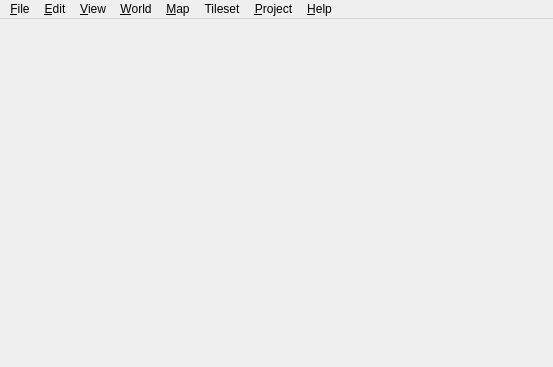
<?xml version="1.0" encoding="UTF-8"?>
<ui version="4.0">
 <class>MainWindow</class>
 <widget class="QMainWindow" name="MainWindow">
  <property name="geometry">
   <rect>
    <x>0</x>
    <y>0</y>
    <width>553</width>
    <height>367</height>
   </rect>
  </property>
  <property name="acceptDrops">
   <bool>true</bool>
  </property>
  <property name="dockOptions">
   <set>QMainWindow::AllowNestedDocks|QMainWindow::AllowTabbedDocks|QMainWindow::AnimatedDocks</set>
  </property>
  <widget class="QWidget" name="centralWidget">
   <layout class="QVBoxLayout" name="verticalLayout">
    <property name="leftMargin">
     <number>0</number>
    </property>
    <property name="topMargin">
     <number>0</number>
    </property>
    <property name="rightMargin">
     <number>0</number>
    </property>
    <property name="bottomMargin">
     <number>0</number>
    </property>
   </layout>
  </widget>
  <widget class="QMenuBar" name="menuBar">
   <property name="geometry">
    <rect>
     <x>0</x>
     <y>0</y>
     <width>553</width>
     <height>23</height>
    </rect>
   </property>
   <widget class="QMenu" name="menuFile">
    <property name="title">
     <string>&amp;File</string>
    </property>
    <widget class="QMenu" name="menuRecentFiles">
     <property name="title">
      <string>&amp;Recent Files</string>
     </property>
     <property name="icon">
      <iconset resource="tiled.qrc">
       <normaloff>:/images/16/document-open-recent.png</normaloff>:/images/16/document-open-recent.png</iconset>
     </property>
     <property name="toolTipsVisible">
      <bool>true</bool>
     </property>
     <addaction name="actionReopenClosedFile"/>
     <addaction name="separator"/>
     <addaction name="actionClearRecentFiles"/>
    </widget>
    <widget class="QMenu" name="menuNew">
     <property name="title">
      <string>&amp;New</string>
     </property>
     <addaction name="actionNewProject"/>
     <addaction name="separator"/>
     <addaction name="actionNewMap"/>
     <addaction name="actionNewTileset"/>
    </widget>
    <widget class="QMenu" name="menuCommand">
     <property name="title">
      <string>Commands</string>
     </property>
     <addaction name="actionEditCommands"/>
    </widget>
    <widget class="QMenu" name="menuRecentProjects">
     <property name="title">
      <string>&amp;Recent Projects</string>
     </property>
     <property name="toolTipsVisible">
      <bool>true</bool>
     </property>
    </widget>
    <addaction name="menuNew"/>
    <addaction name="actionOpen"/>
    <addaction name="actionOpenFileInProject"/>
    <addaction name="menuRecentFiles"/>
    <addaction name="menuRecentProjects"/>
    <addaction name="separator"/>
    <addaction name="actionSave"/>
    <addaction name="actionSaveAs"/>
    <addaction name="actionSaveAll"/>
    <addaction name="actionExport"/>
    <addaction name="actionExportAs"/>
    <addaction name="actionExportAsImage"/>
    <addaction name="actionReload"/>
    <addaction name="separator"/>
    <addaction name="menuCommand"/>
    <addaction name="separator"/>
    <addaction name="actionClose"/>
    <addaction name="actionCloseAll"/>
    <addaction name="actionCloseProject"/>
    <addaction name="actionQuit"/>
   </widget>
   <widget class="QMenu" name="menuEdit">
    <property name="title">
     <string>&amp;Edit</string>
    </property>
    <addaction name="actionCut"/>
    <addaction name="actionCopy"/>
    <addaction name="actionPaste"/>
    <addaction name="actionPasteInPlace"/>
    <addaction name="actionDelete"/>
    <!--EDEN CHANGE-->
    <addaction name="actionPasteUp"/>
    <addaction name="actionPasteDown"/>
    <addaction name="actionPasteLeft"/>
    <addaction name="actionPasteRight"/>
    <addaction name="actionPastePreserveLayers"/>
    <addaction name="actionRandomize"/>
    <addaction name="actionRandomizeLayer"/>
    <addaction name="actionRandomizeLevel"/>
    <!--EDEN CHANGE END-->
    <addaction name="separator"/>
    <addaction name="actionPreferences"/>
   </widget>
   <widget class="QMenu" name="menuHelp">
    <property name="title">
     <string>&amp;Help</string>
    </property>
    <addaction name="actionDocumentation"/>
    <addaction name="actionForum"/>
    <addaction name="separator"/>
    <addaction name="actionDonate"/>
    <addaction name="actionAbout"/>
   </widget>
   <widget class="QMenu" name="menuMap">
    <property name="title">
     <string>&amp;Map</string>
    </property>
    <addaction name="actionAddExternalTileset"/>
    <addaction name="actionAddAutomappingRulesTileset"/>
    <addaction name="separator"/>
    <addaction name="actionResizeMap"/>
    <addaction name="actionOffsetMap"/>
    <addaction name="separator"/>
    <addaction name="actionAutoMap"/>
    <addaction name="actionAutoMapWhileDrawing"/>
    <addaction name="separator"/>
    <addaction name="actionMapProperties"/>
   </widget>
   <widget class="QMenu" name="menuView">
    <property name="title">
     <string>&amp;View</string>
    </property>
    <widget class="QMenu" name="menuShowObjectNames">
     <property name="title">
      <string>Show Object &amp;Names</string>
     </property>
     <addaction name="actionNoLabels"/>
     <addaction name="actionLabelsForSelectedObjects"/>
     <addaction name="actionLabelsForAllObjects"/>
     <addaction name="separator"/>
     <addaction name="actionLabelForHoveredObject"/>
    </widget>
    <widget class="QMenu" name="menuSnapping">
     <property name="title">
      <string>Snapping</string>
     </property>
     <addaction name="actionSnapNothing"/>
     <addaction name="actionSnapToGrid"/>
     <addaction name="actionSnapToFineGrid"/>
     <addaction name="actionSnapToPixels"/>
    </widget>
    <addaction name="actionSearchActions"/>
    <addaction name="actionShowGrid"/>
    <addaction name="actionShowTileObjectOutlines"/>
    <addaction name="actionShowObjectReferences"/>
    <addaction name="menuShowObjectNames"/>
    <addaction name="actionShowTileAnimations"/>
    <addaction name="actionShowTileCollisionShapes"/>
    <addaction name="actionEnableWorlds"/>
    <addaction name="actionEnableParallax"/>
    <addaction name="actionHighlightCurrentLayer"/>
    <addaction name="actionHighlightHoveredObject"/>
    <addaction name="separator"/>
    <addaction name="menuSnapping"/>
    <addaction name="separator"/>
    <addaction name="actionZoomIn"/>
    <addaction name="actionZoomOut"/>
    <addaction name="actionZoomNormal"/>
    <addaction name="actionFitInView"/>
    <addaction name="separator"/>
    <addaction name="actionFullScreen"/>
    <addaction name="actionClearView"/>
   </widget>
   <widget class="QMenu" name="menuTileset">
    <property name="title">
     <string>Tileset</string>
    </property>
    <addaction name="actionTilesetProperties"/>
   </widget>
   <widget class="QMenu" name="menuProject">
    <property name="title">
     <string>&amp;Project</string>
    </property>
    <addaction name="actionAddFolderToProject"/>
    <addaction name="actionRefreshProjectFolders"/>
    <addaction name="separator"/>
    <addaction name="actionProjectProperties"/>
   </widget>
   <widget class="QMenu" name="menuWorld">
    <property name="title">
     <string>&amp;World</string>
    </property>
    <widget class="QMenu" name="menuUnloadWorld">
     <property name="title">
      <string>&amp;Unload World</string>
     </property>
     <addaction name="actionUnloadAllWorlds"/>
    </widget>
    <widget class="QMenu" name="menuSaveWorld">
     <property name="title">
      <string>&amp;Save World</string>
     </property>
    </widget>
    <addaction name="actionNewWorld"/>
    <addaction name="actionLoadWorld"/>
    <addaction name="separator"/>
    <addaction name="menuUnloadWorld"/>
    <addaction name="menuSaveWorld"/>
    <addaction name="separator"/>
   </widget>
   <addaction name="menuFile"/>
   <addaction name="menuEdit"/>
   <addaction name="menuView"/>
   <addaction name="menuWorld"/>
   <addaction name="menuMap"/>
   <addaction name="menuTileset"/>
   <addaction name="menuProject"/>
   <addaction name="menuHelp"/>
  </widget>
  <action name="actionOpen">
   <property name="text">
    <string>&amp;Open File or Project...</string>
   </property>
  </action>
  <action name="actionSave">
   <property name="text">
    <string>&amp;Save</string>
   </property>
  </action>
  <action name="actionQuit">
   <property name="icon">
    <iconset resource="tiled.qrc">
     <normaloff>:/images/16/application-exit.png</normaloff>:/images/16/application-exit.png</iconset>
   </property>
   <property name="text">
    <string>&amp;Quit</string>
   </property>
   <property name="menuRole">
    <enum>QAction::QuitRole</enum>
   </property>
  </action>
  <action name="actionCopy">
   <property name="enabled">
    <bool>false</bool>
   </property>
   <property name="icon">
    <iconset resource="tiled.qrc">
     <normaloff>:/images/16/edit-copy.png</normaloff>:/images/16/edit-copy.png</iconset>
   </property>
   <property name="text">
    <string>&amp;Copy</string>
   </property>
  </action>
  <action name="actionPaste">
   <property name="enabled">
    <bool>false</bool>
   </property>
   <property name="icon">
    <iconset resource="tiled.qrc">
     <normaloff>:/images/16/edit-paste.png</normaloff>:/images/16/edit-paste.png</iconset>
   </property>
   <property name="text">
    <string>&amp;Paste</string>
   </property>
  </action>
  <!--EDEN CHANGE-->
  <action name="actionPasteUp">
    <property name="enabled">
      <bool>false</bool>
    </property>
    <property name="icon">
      <iconset resource="tiled.qrc">
        <normaloff>:/images/16x16/edit-paste.png</normaloff>:/images/16x16/edit-paste.png
      </iconset>
    </property>
    <property name="text">
      <string>&amp;PasteUp</string>
    </property>
  </action>
  <action name="actionPasteDown">
    <property name="enabled">
      <bool>false</bool>
    </property>
    <property name="icon">
      <iconset resource="tiled.qrc">
        <normaloff>:/images/16x16/edit-paste.png</normaloff>:/images/16x16/edit-paste.png
      </iconset>
    </property>
    <property name="text">
      <string>&amp;PasteDown</string>
    </property>
  </action>
  <action name="actionPasteLeft">
    <property name="enabled">
      <bool>false</bool>
    </property>
    <property name="icon">
      <iconset resource="tiled.qrc">
        <normaloff>:/images/16x16/edit-paste.png</normaloff>:/images/16x16/edit-paste.png
      </iconset>
    </property>
    <property name="text">
      <string>&amp;PasteLeft</string>
    </property>
  </action>
  <action name="actionPasteRight">
    <property name="enabled">
      <bool>false</bool>
    </property>
    <property name="icon">
      <iconset resource="tiled.qrc">
        <normaloff>:/images/16x16/edit-paste.png</normaloff>:/images/16x16/edit-paste.png
      </iconset>
    </property>
    <property name="text">
      <string>&amp;PasteRight</string>
    </property>
  </action>
  <action name="actionPastePreserveLayers">
    <property name="enabled">
      <bool>false</bool>
    </property>
    <property name="icon">
      <iconset resource="tiled.qrc">
        <normaloff>:/images/16x16/edit-paste.png</normaloff>:/images/16x16/edit-paste.png
      </iconset>
    </property>
    <property name="text">
      <string>&amp;PastePreserveLayers</string>
    </property>
  </action>
  <action name="actionRandomize">
    <property name="enabled">
      <bool>false</bool>
    </property>
    <property name="icon">
      <iconset resource="tiled.qrc">
        <normaloff>:/images/16x16/edit-paste.png</normaloff>:/images/16x16/edit-paste.png
      </iconset>
    </property>
    <property name="text">
      <string>&amp;Randomize</string>
    </property>
  </action>
  <action name="actionRandomizeLayer">
    <property name="enabled">
      <bool>false</bool>
    </property>
    <property name="icon">
      <iconset resource="tiled.qrc">
        <normaloff>:/images/16x16/edit-paste.png</normaloff>:/images/16x16/edit-paste.png
      </iconset>
    </property>
    <property name="text">
      <string>&amp;RandomizeLayer</string>
    </property>
  </action>
  <action name="actionRandomizeLevel">
    <property name="enabled">
      <bool>false</bool>
    </property>
    <property name="icon">
      <iconset resource="tiled.qrc">
        <normaloff>:/images/16x16/edit-paste.png</normaloff>:/images/16x16/edit-paste.png
      </iconset>
    </property>
    <property name="text">
      <string>&amp;RandomizeLevel</string>
    </property>
  </action>
  <!--EDEN CHANGE END-->
  <action name="actionAbout">
   <property name="icon">
    <iconset resource="tiled.qrc">
     <normaloff>:/images/16/help-about.png</normaloff>:/images/16/help-about.png</iconset>
   </property>
   <property name="text">
    <string>&amp;About Tiled</string>
   </property>
   <property name="menuRole">
    <enum>QAction::AboutRole</enum>
   </property>
  </action>
  <action name="actionAboutQt">
   <property name="text">
    <string>About Qt</string>
   </property>
   <property name="menuRole">
    <enum>QAction::AboutQtRole</enum>
   </property>
  </action>
  <action name="actionResizeMap">
   <property name="icon">
    <iconset resource="tiled.qrc">
     <normaloff>:/images/16/document-page-setup.png</normaloff>:/images/16/document-page-setup.png</iconset>
   </property>
   <property name="text">
    <string>&amp;Resize Map...</string>
   </property>
  </action>
  <action name="actionMapProperties">
   <property name="icon">
    <iconset resource="tiled.qrc">
     <normaloff>:/images/16/document-properties.png</normaloff>:/images/16/document-properties.png</iconset>
   </property>
   <property name="text">
    <string>Map &amp;Properties...</string>
   </property>
  </action>
  <action name="actionAutoMap">
   <property name="text">
    <string>AutoMap</string>
   </property>
   <property name="shortcut">
    <string notr="true">Ctrl+M</string>
   </property>
  </action>
  <action name="actionShowGrid">
   <property name="checkable">
    <bool>true</bool>
   </property>
   <property name="text">
    <string>Show &amp;Grid</string>
   </property>
   <property name="shortcut">
    <string notr="true">Ctrl+G</string>
   </property>
  </action>
  <action name="actionSaveAs">
   <property name="icon">
    <iconset resource="tiled.qrc">
     <normaloff>:/images/16/document-save-as.png</normaloff>:/images/16/document-save-as.png</iconset>
   </property>
   <property name="text">
    <string>Save &amp;As...</string>
   </property>
   <property name="shortcut">
    <string notr="true">Ctrl+Shift+S</string>
   </property>
  </action>
  <action name="actionNewTileset">
   <property name="text">
    <string>New &amp;Tileset...</string>
   </property>
  </action>
  <action name="actionClose">
   <property name="icon">
    <iconset resource="tiled.qrc">
     <normaloff>:/images/16/window-close.png</normaloff>:/images/16/window-close.png</iconset>
   </property>
   <property name="text">
    <string>&amp;Close</string>
   </property>
  </action>
  <action name="actionZoomIn">
   <property name="icon">
    <iconset resource="tiled.qrc">
     <normaloff>:/images/16/zoom-in.png</normaloff>:/images/16/zoom-in.png</iconset>
   </property>
   <property name="text">
    <string>Zoom In</string>
   </property>
  </action>
  <action name="actionZoomOut">
   <property name="icon">
    <iconset resource="tiled.qrc">
     <normaloff>:/images/16/zoom-out.png</normaloff>:/images/16/zoom-out.png</iconset>
   </property>
   <property name="text">
    <string>Zoom Out</string>
   </property>
  </action>
  <action name="actionZoomNormal">
   <property name="enabled">
    <bool>false</bool>
   </property>
   <property name="icon">
    <iconset resource="tiled.qrc">
     <normaloff>:/images/16/zoom-original.png</normaloff>:/images/16/zoom-original.png</iconset>
   </property>
   <property name="text">
    <string>Normal Size</string>
   </property>
   <property name="shortcut">
    <string notr="true">Ctrl+0</string>
   </property>
  </action>
  <action name="actionExportAsImage">
   <property name="text">
    <string>Export As &amp;Image...</string>
   </property>
  </action>
  <action name="actionCut">
   <property name="enabled">
    <bool>false</bool>
   </property>
   <property name="icon">
    <iconset resource="tiled.qrc">
     <normaloff>:/images/16/edit-cut.png</normaloff>:/images/16/edit-cut.png</iconset>
   </property>
   <property name="text">
    <string>Cu&amp;t</string>
   </property>
  </action>
  <action name="actionOffsetMap">
   <property name="text">
    <string>&amp;Offset Map...</string>
   </property>
  </action>
  <action name="actionPreferences">
   <property name="text">
    <string>Pre&amp;ferences...</string>
   </property>
   <property name="menuRole">
    <enum>QAction::PreferencesRole</enum>
   </property>
  </action>
  <action name="actionClearRecentFiles">
   <property name="icon">
    <iconset resource="tiled.qrc">
     <normaloff>:/images/16/edit-clear.png</normaloff>:/images/16/edit-clear.png</iconset>
   </property>
   <property name="text">
    <string>Clear Recent Files</string>
   </property>
  </action>
  <action name="actionExportAs">
   <property name="text">
    <string>E&amp;xport As...</string>
   </property>
   <property name="shortcut">
    <string notr="true">Ctrl+Shift+E</string>
   </property>
  </action>
  <action name="actionAddExternalTileset">
   <property name="text">
    <string>&amp;Add External Tileset...</string>
   </property>
  </action>
  <action name="actionSnapToGrid">
   <property name="checkable">
    <bool>true</bool>
   </property>
   <property name="text">
    <string>&amp;Snap to Grid</string>
   </property>
  </action>
  <action name="actionCloseAll">
   <property name="text">
    <string>C&amp;lose All</string>
   </property>
   <property name="shortcut">
    <string notr="true">Ctrl+Shift+W</string>
   </property>
  </action>
  <action name="actionDelete">
   <property name="enabled">
    <bool>false</bool>
   </property>
   <property name="icon">
    <iconset resource="tiled.qrc">
     <normaloff>:/images/16/edit-delete.png</normaloff>:/images/16/edit-delete.png</iconset>
   </property>
   <property name="text">
    <string>&amp;Delete</string>
   </property>
   <property name="iconText">
    <string>Delete</string>
   </property>
  </action>
  <action name="actionHighlightCurrentLayer">
   <property name="checkable">
    <bool>true</bool>
   </property>
   <property name="text">
    <string>&amp;Highlight Current Layer</string>
   </property>
   <property name="shortcut">
    <string notr="true">H</string>
   </property>
  </action>
  <action name="actionShowTileObjectOutlines">
   <property name="checkable">
    <bool>true</bool>
   </property>
   <property name="text">
    <string>Show Tile Object &amp;Outlines</string>
   </property>
  </action>
  <action name="actionSnapToFineGrid">
   <property name="checkable">
    <bool>true</bool>
   </property>
   <property name="text">
    <string>Snap to &amp;Fine Grid</string>
   </property>
  </action>
  <action name="actionShowTileAnimations">
   <property name="checkable">
    <bool>true</bool>
   </property>
   <property name="text">
    <string>Show Tile Animations</string>
   </property>
  </action>
  <action name="actionReload">
   <property name="text">
    <string>Reload</string>
   </property>
   <property name="shortcut">
    <string notr="true">Ctrl+R</string>
   </property>
  </action>
  <action name="actionExport">
   <property name="text">
    <string>&amp;Export</string>
   </property>
   <property name="shortcut">
    <string notr="true">Ctrl+E</string>
   </property>
  </action>
  <action name="actionDonate">
   <property name="text">
    <string>Support Tiled Development ↗</string>
   </property>
  </action>
  <action name="actionSaveAll">
   <property name="text">
    <string>Save All</string>
   </property>
  </action>
  <action name="actionDocumentation">
   <property name="text">
    <string>User Manual ↗</string>
   </property>
  </action>
  <action name="actionNoLabels">
   <property name="checkable">
    <bool>true</bool>
   </property>
   <property name="text">
    <string>&amp;Never</string>
   </property>
  </action>
  <action name="actionLabelsForSelectedObjects">
   <property name="checkable">
    <bool>true</bool>
   </property>
   <property name="checked">
    <bool>true</bool>
   </property>
   <property name="text">
    <string>For &amp;Selected Objects</string>
   </property>
  </action>
  <action name="actionLabelsForAllObjects">
   <property name="checkable">
    <bool>true</bool>
   </property>
   <property name="text">
    <string>For &amp;All Objects</string>
   </property>
  </action>
  <action name="actionAutoMapWhileDrawing">
   <property name="checkable">
    <bool>true</bool>
   </property>
   <property name="text">
    <string>AutoMap While Drawing</string>
   </property>
  </action>
  <action name="actionNewMap">
   <property name="text">
    <string>New Map...</string>
   </property>
  </action>
  <action name="actionPasteInPlace">
   <property name="enabled">
    <bool>false</bool>
   </property>
   <property name="text">
    <string>Paste &amp;in Place</string>
   </property>
   <property name="shortcut">
    <string notr="true">Ctrl+Shift+V</string>
   </property>
  </action>
  <action name="actionFullScreen">
   <property name="checkable">
    <bool>true</bool>
   </property>
   <property name="text">
    <string>Full Screen</string>
   </property>
   <property name="shortcut">
    <string notr="true">F11</string>
   </property>
  </action>
  <action name="actionSnapToPixels">
   <property name="checkable">
    <bool>true</bool>
   </property>
   <property name="text">
    <string>Snap to &amp;Pixels</string>
   </property>
  </action>
  <action name="actionTilesetProperties">
   <property name="icon">
    <iconset resource="tiled.qrc">
     <normaloff>:/images/16/document-properties.png</normaloff>:/images/16/document-properties.png</iconset>
   </property>
   <property name="text">
    <string>Tileset &amp;Properties...</string>
   </property>
  </action>
  <action name="actionSnapNothing">
   <property name="checkable">
    <bool>true</bool>
   </property>
   <property name="checked">
    <bool>true</bool>
   </property>
   <property name="text">
    <string>No Snapping</string>
   </property>
  </action>
  <action name="actionEditCommands">
   <property name="icon">
    <iconset>
     <normalon>:/images/24/system-run.png</normalon>
    </iconset>
   </property>
   <property name="text">
    <string>Edit Commands...</string>
   </property>
  </action>
  <action name="actionClearView">
   <property name="checkable">
    <bool>true</bool>
   </property>
   <property name="text">
    <string>Clear View</string>
   </property>
   <property name="shortcut">
    <string notr="true">Tab</string>
   </property>
  </action>
  <action name="actionLabelForHoveredObject">
   <property name="checkable">
    <bool>true</bool>
   </property>
   <property name="text">
    <string>For Hovered Object</string>
   </property>
  </action>
  <action name="actionLoadWorld">
   <property name="text">
    <string>&amp;Load World...</string>
   </property>
  </action>
  <action name="actionNewWorld">
   <property name="text">
    <string>&amp;New World...</string>
   </property>
  </action>
  <action name="actionHighlightHoveredObject">
   <property name="checkable">
    <bool>true</bool>
   </property>
   <property name="text">
    <string>Highlight Hovered Object</string>
   </property>
  </action>
  <action name="actionShowTileCollisionShapes">
   <property name="checkable">
    <bool>true</bool>
   </property>
   <property name="text">
    <string>Show Tile Collision Shapes</string>
   </property>
  </action>
  <action name="actionFitInView">
   <property name="icon">
    <iconset resource="tiled.qrc">
     <normaloff>:/images/16/zoom-fit-best.png</normaloff>:/images/16/zoom-fit-best.png</iconset>
   </property>
   <property name="text">
    <string>Fit Map in View</string>
   </property>
   <property name="shortcut">
    <string notr="true">Ctrl+/</string>
   </property>
  </action>
  <action name="actionForum">
   <property name="text">
    <string>Community Forum ↗</string>
   </property>
  </action>
  <action name="actionCloseProject">
   <property name="text">
    <string>&amp;Close Project</string>
   </property>
  </action>
  <action name="actionClearRecentProjects">
   <property name="icon">
    <iconset resource="tiled.qrc">
     <normaloff>:/images/16/edit-clear.png</normaloff>:/images/16/edit-clear.png</iconset>
   </property>
   <property name="text">
    <string>Clear Recent Projects</string>
   </property>
  </action>
  <action name="actionAddFolderToProject">
   <property name="text">
    <string>Add Folder to Project...</string>
   </property>
  </action>
  <action name="actionRefreshProjectFolders">
   <property name="text">
    <string>Refresh Folders</string>
   </property>
  </action>
  <action name="actionShowObjectReferences">
   <property name="checkable">
    <bool>true</bool>
   </property>
   <property name="text">
    <string>Show Object &amp;References</string>
   </property>
  </action>
  <action name="actionReopenClosedFile">
   <property name="text">
    <string>Reopen Closed File</string>
   </property>
   <property name="shortcut">
    <string notr="true">Ctrl+Shift+T</string>
   </property>
  </action>
  <action name="actionProjectProperties">
   <property name="icon">
    <iconset resource="tiled.qrc">
     <normaloff>:/images/16/document-properties.png</normaloff>:/images/16/document-properties.png</iconset>
   </property>
   <property name="text">
    <string>Project &amp;Properties...</string>
   </property>
  </action>
  <action name="actionOpenFileInProject">
   <property name="text">
    <string>Open File in &amp;Project...</string>
   </property>
   <property name="shortcut">
    <string notr="true">Ctrl+P</string>
   </property>
  </action>
  <action name="actionEnableParallax">
   <property name="checkable">
    <bool>true</bool>
   </property>
   <property name="text">
    <string>Enable Parallax</string>
   </property>
  </action>
  <action name="actionEnableWorlds">
   <property name="checkable">
    <bool>true</bool>
   </property>
   <property name="text">
    <string>Show &amp;World</string>
   </property>
  </action>
  <action name="actionNewProject">
   <property name="text">
    <string>&amp;New Project...</string>
   </property>
   <property name="shortcut">
    <string notr="true">Ctrl+Shift+N</string>
   </property>
  </action>
  <action name="actionAddAutomappingRulesTileset">
   <property name="text">
    <string>Add Automapping Rules Tileset</string>
   </property>
  </action>
  <action name="actionSearchActions">
   <property name="text">
    <string>Search Actions...</string>
   </property>
   <property name="toolTip">
    <string>Search actions available in Tiled</string>
   </property>
   <property name="shortcut">
    <string notr="true">Ctrl+Shift+P</string>
   </property>
  </action>
  <action name="actionUnloadAllWorlds">
   <property name="text">
    <string>Unload All Worlds</string>
   </property>
  </action>
 </widget>
 <layoutdefault spacing="6" margin="11"/>
 <resources>
  <include location="tiled.qrc"/>
 </resources>
 <connections/>
</ui>
